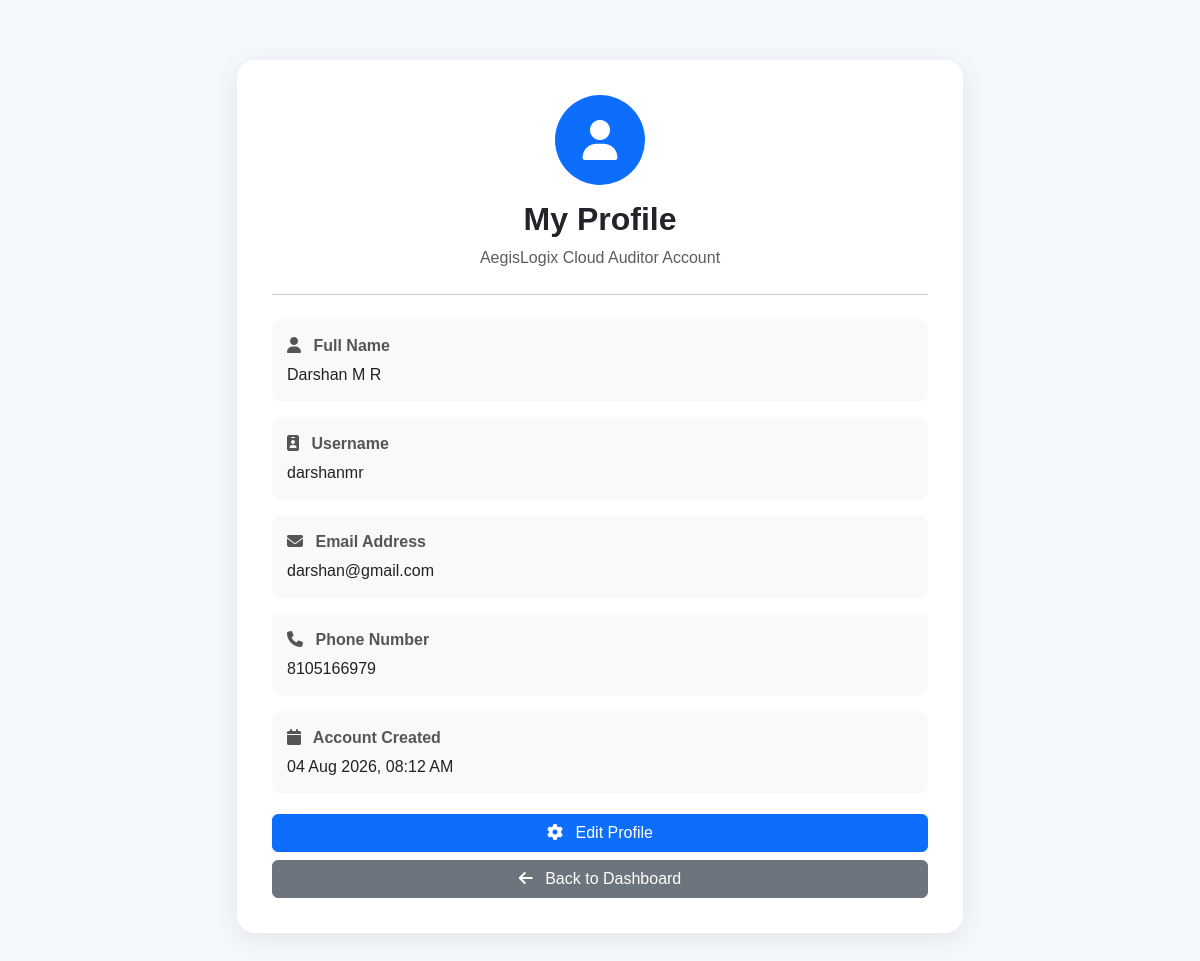
The page /profile/ (signed in) on the database its author committed.
### auditor/models.py (models this page shows, shortened)
class User(models.Model):
    full_name = models.CharField(max_length=100)
    username = models.CharField(max_length=50, unique=True)
    email = models.EmailField(unique=True)
    phone = models.CharField(max_length=10)
    password = models.CharField(max_length=255)
    created_at = models.DateTimeField(auto_now_add=True)

### auditor/views.py (the view)
def profile(request):
    if "user_id" not in request.session:
        return redirect("login")
    user = User.objects.get(
        id=request.session["user_id"]
    )
    return render(
        request,
        "profile.html",
        {
            "user": user
        }
    )

### templates/profile.html (shortened to what this page needs)
{% load static %}
<!DOCTYPE html>
<html lang="en">
<head>
    <link href="https://cdn.jsdelivr.net/npm/bootstrap@5.3.3/dist/css/bootstrap.min.css" rel="stylesheet">
    <link rel="stylesheet" href="https://cdnjs.cloudflare.com/ajax/libs/font-awesome/6.6.0/css/all.min.css">
</head>
<body>
    <div class="container profile-container">
        <div class="profile-card">
            <div class="text-center">
                <div class="profile-icon">
                    <i class="fa-solid fa-user"></i>
                </div>
                <h2 class="profile-title">
                    My Profile
                </h2>
                <p class="text-muted">
                    AegisLogix Cloud Auditor Account
                </p>
            </div>
            <hr class="my-4">
            <div class="info-box">
                <div class="info-label">
                    <i class="fa-solid fa-user me-2"></i> Full Name
                </div>
                <div class="info-value">
                    {{ user.full_name }}
                </div>
            </div>
            <div class="info-box">
                <div class="info-label">
                    <i class="fa-solid fa-id-badge me-2"></i> Username
                </div>
                <div class="info-value">
                    {{ user.username }}
                </div>
            </div>
            <div class="info-box">
                <div class="info-label">
                    <i class="fa-solid fa-envelope me-2"></i> Email Address
                </div>
                <div class="info-value">
                    {{ user.email }}
                </div>
            </div>
            <div class="info-box">
                <div class="info-label">
                    <i class="fa-solid fa-phone me-2"></i> Phone Number
                </div>
                <div class="info-value">
                    {{ user.phone }}
                </div>
            </div>
            <div class="info-box">
                <div class="info-label">
                    <i class="fa-solid fa-calendar me-2"></i> Account Created
                </div>
                <div class="info-value">
                    {{ user.created_at|date:"d M Y, h:i A" }}
                </div>
            </div>
            <div class="d-grid gap-2 back-btn">
                <a href="{% url 'settings' %}" class="btn btn-primary">
                    <i class="fa-solid fa-gear me-2"></i> Edit Profile
                </a>
                <a href="{% url 'dashboard' %}" class="btn btn-secondary">
                    <i class="fa-solid fa-arrow-left me-2"></i> Back to Dashboard
                </a>
            </div>
        </div>
    </div>
</body>
</html>

### templates/profile.html (style rules this page uses)
body { background: #f4f7fb; font-family: Arial, sans-serif; }
.profile-container { max-width: 750px; margin: 60px auto; }
.profile-card { background: white; border-radius: 18px; padding: 35px; box-shadow: 0 5px 25px rgba(0, 0, 0, 0.08); }
.profile-icon { width: 90px; height: 90px; border-radius: 50%; background: #0d6efd; color: white; display: flex; align-items: center; justify-content: center; margin: auto; font-size: 40px; }
.profile-title { font-weight: bold; margin-top: 15px; }
.info-box { background: #f8f9fa; border-radius: 10px; padding: 15px; margin-bottom: 15px; }
.info-label { font-weight: bold; color: #555; }
.info-value { color: #222; margin-top: 5px; }
.back-btn { margin-top: 20px; }

### rows shown on the page
User: full_name "Darshan M R", username "darshanmr", email "darshan@gmail.com", phone "8105166979", created_at "04 Aug 2026, 08:12 AM"
